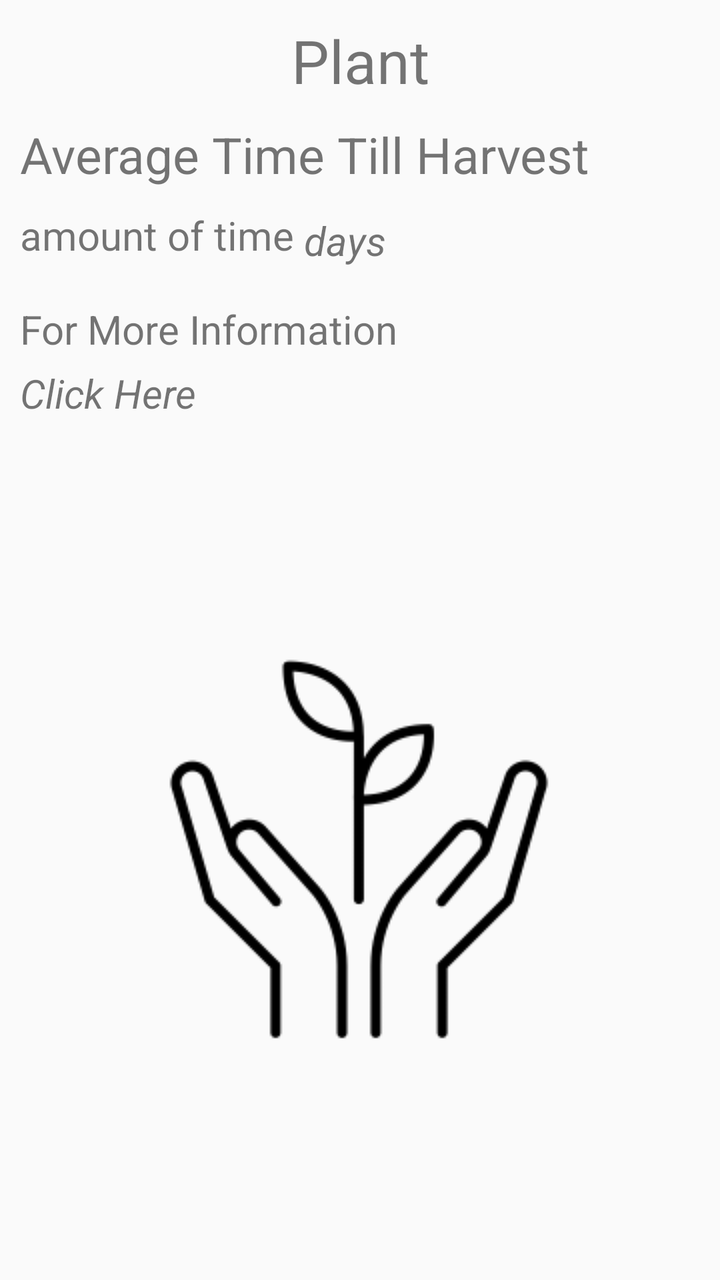
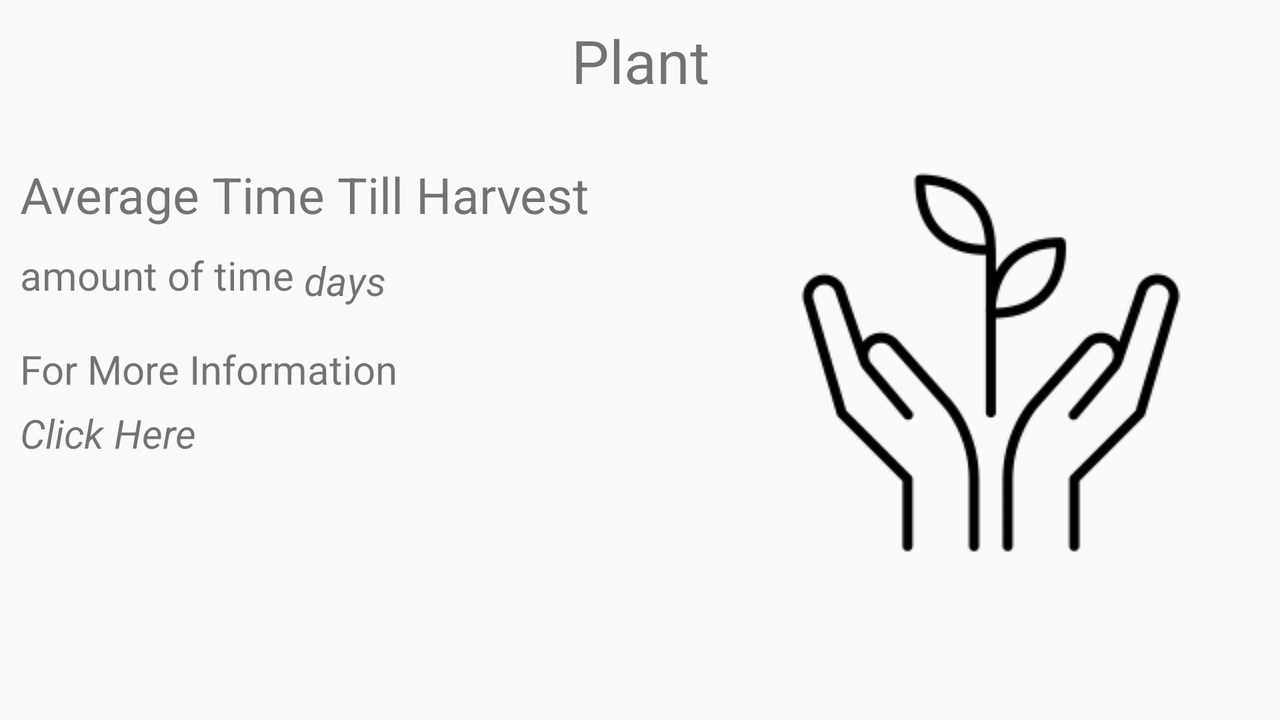

One screen, two layout resources from the same app: the default and the repository's alternative for another configuration. Each is rendered where Android would select it; the XML of both is given below.
<!-- AndroidManifest.xml: application theme AppTheme -->
<!-- res/layout/individual_advice.xml -->
<?xml version="1.0" encoding="utf-8"?>
<androidx.constraintlayout.widget.ConstraintLayout
    xmlns:android="http://schemas.android.com/apk/res/android"
    xmlns:app="http://schemas.android.com/apk/res-auto"
    xmlns:tools="http://schemas.android.com/tools"
    android:layout_width="match_parent"
    android:layout_height="match_parent">

    <TextView
        android:id="@+id/plant_header"
        android:layout_width="wrap_content"
        android:layout_height="wrap_content"
        android:layout_marginTop="10dp"
        android:text="@string/header_advice_plant"
        android:textSize="30sp"
        app:layout_constraintEnd_toEndOf="parent"
        app:layout_constraintStart_toStartOf="parent"
        app:layout_constraintTop_toTopOf="parent" />

    <TextView
        android:id="@+id/timeHeader"
        android:layout_width="0dp"
        android:layout_height="wrap_content"
        android:layout_marginStart="10dp"
        android:layout_marginLeft="10dp"
        android:layout_marginTop="10dp"
        android:layout_marginEnd="10dp"
        android:layout_marginRight="10dp"
        android:layout_marginBottom="5dp"
        android:text="@string/time_title"
        android:textSize="25sp"
        app:layout_constraintBottom_toTopOf="@+id/timeText"
        app:layout_constraintEnd_toEndOf="parent"
        app:layout_constraintHorizontal_bias="0.076"
        app:layout_constraintStart_toStartOf="parent"
        app:layout_constraintTop_toBottomOf="@+id/plant_header" />

    <TextView
        android:id="@+id/timeText"
        android:layout_width="wrap_content"
        android:layout_height="wrap_content"
        android:layout_marginStart="10dp"
        android:layout_marginLeft="10dp"
        android:layout_marginTop="5dp"
        android:layout_marginBottom="10dp"
        android:text="amount of time"
        android:textSize="20sp"
        app:layout_constraintBottom_toTopOf="@+id/infoHeader"
        app:layout_constraintEnd_toStartOf="@+id/textView5"
        app:layout_constraintStart_toStartOf="parent"
        app:layout_constraintTop_toBottomOf="@+id/timeHeader" />

    <TextView
        android:id="@+id/infoHeader"
        android:layout_width="0dp"
        android:layout_height="wrap_content"
        android:layout_marginStart="10dp"
        android:layout_marginLeft="10dp"
        android:layout_marginTop="10dp"
        android:layout_marginEnd="10dp"
        android:layout_marginRight="10dp"
        android:layout_marginBottom="5dp"
        android:text="@string/info_title"
        android:textSize="20sp"
        app:layout_constraintBottom_toTopOf="@+id/info_url"
        app:layout_constraintEnd_toEndOf="parent"
        app:layout_constraintHorizontal_bias="0.076"
        app:layout_constraintStart_toStartOf="parent"
        app:layout_constraintTop_toBottomOf="@+id/timeText" />

    <TextView
        android:id="@+id/info_url"
        android:layout_width="0dp"
        android:layout_height="wrap_content"
        android:layout_marginStart="10dp"
        android:layout_marginLeft="10dp"
        android:layout_marginTop="5dp"
        android:layout_marginEnd="10dp"
        android:layout_marginRight="10dp"
        android:text="@string/click_here"
        android:textSize="20sp"
        android:textStyle="italic"
        app:layout_constraintEnd_toEndOf="parent"
        app:layout_constraintStart_toStartOf="parent"
        app:layout_constraintTop_toBottomOf="@+id/infoHeader" />

    <TextView
        android:id="@+id/textView5"
        android:layout_width="wrap_content"
        android:layout_height="wrap_content"
        android:layout_marginStart="5dp"
        android:layout_marginLeft="5dp"
        android:layout_marginTop="5dp"
        android:layout_marginBottom="10dp"
        android:text="@string/days"
        android:textSize="20sp"
        android:textStyle="italic"
        app:layout_constraintBottom_toTopOf="@+id/infoHeader"
        app:layout_constraintStart_toEndOf="@+id/timeText"
        app:layout_constraintTop_toBottomOf="@+id/timeHeader" />

    <ImageView
        android:id="@+id/plant_image"
        android:layout_width="wrap_content"
        android:layout_height="wrap_content"
        app:layout_constraintBottom_toBottomOf="parent"
        app:layout_constraintEnd_toEndOf="parent"
        app:layout_constraintStart_toStartOf="parent"
        app:layout_constraintTop_toBottomOf="@+id/info_url"
        app:srcCompat="@drawable/garden" />
</androidx.constraintlayout.widget.ConstraintLayout>
<!-- resources referenced by this layout -->
<resources>
  <!-- drawable garden: png bitmap (drawable, 6247 bytes) -->
  <string name="click_here">Click Here</string>
  <string name="days">days</string>
  <string name="header_advice_plant">Plant</string>
  <string name="info_title">For More Information</string>
  <string name="time_title">Average Time Till Harvest</string>
  <style name="AppTheme" parent="Theme.AppCompat.Light.DarkActionBar">
          
          <item name="colorPrimary">#00897B</item>
          <item name="colorPrimaryDark">#004D40</item>
          <item name="colorAccent">#FDD835</item>
      </style>
</resources>
<!-- res/layout-land/individual_advice.xml (the repository's variant of the layout above) -->
<!-- drawn on the phone turned sideways -->
<?xml version="1.0" encoding="utf-8"?>
<androidx.constraintlayout.widget.ConstraintLayout
    xmlns:android="http://schemas.android.com/apk/res/android"
    xmlns:app="http://schemas.android.com/apk/res-auto"
    xmlns:tools="http://schemas.android.com/tools"
    android:layout_width="match_parent"
    android:layout_height="match_parent">

    <TextView
        android:id="@+id/plant_header"
        android:layout_width="wrap_content"
        android:layout_height="wrap_content"
        android:layout_marginTop="10dp"
        android:text="@string/header_advice_plant"
        android:textSize="30sp"
        app:layout_constraintEnd_toEndOf="parent"
        app:layout_constraintStart_toStartOf="parent"
        app:layout_constraintTop_toTopOf="parent" />

    <TextView
        android:id="@+id/timeHeader"
        android:layout_width="0dp"
        android:layout_height="wrap_content"
        android:layout_marginStart="10dp"
        android:layout_marginLeft="10dp"
        android:layout_marginTop="30dp"
        android:layout_marginEnd="10dp"
        android:layout_marginRight="10dp"
        android:layout_marginBottom="5dp"
        android:text="@string/time_title"
        android:textSize="25sp"
        app:layout_constraintBottom_toTopOf="@+id/timeText"
        app:layout_constraintEnd_toStartOf="@+id/plant_image"
        app:layout_constraintHorizontal_bias="0.076"
        app:layout_constraintStart_toStartOf="parent"
        app:layout_constraintTop_toBottomOf="@+id/plant_header" />

    <TextView
        android:id="@+id/timeText"
        android:layout_width="wrap_content"
        android:layout_height="wrap_content"
        android:layout_marginStart="10dp"
        android:layout_marginLeft="10dp"
        android:layout_marginTop="5dp"
        android:layout_marginBottom="10dp"
        android:text="amount of time"
        android:textSize="20sp"
        app:layout_constraintBottom_toTopOf="@+id/infoHeader"
        app:layout_constraintEnd_toStartOf="@+id/textView5"
        app:layout_constraintStart_toStartOf="parent"
        app:layout_constraintTop_toBottomOf="@+id/timeHeader" />

    <TextView
        android:id="@+id/infoHeader"
        android:layout_width="0dp"
        android:layout_height="wrap_content"
        android:layout_marginStart="10dp"
        android:layout_marginLeft="10dp"
        android:layout_marginTop="10dp"
        android:layout_marginEnd="10dp"
        android:layout_marginRight="10dp"
        android:layout_marginBottom="5dp"
        android:text="@string/info_title"
        android:textSize="20sp"
        app:layout_constraintBottom_toTopOf="@+id/info_url"
        app:layout_constraintEnd_toStartOf="@+id/plant_image"
        app:layout_constraintHorizontal_bias="0.076"
        app:layout_constraintStart_toStartOf="parent"
        app:layout_constraintTop_toBottomOf="@+id/timeText" />

    <TextView
        android:id="@+id/info_url"
        android:layout_width="0dp"
        android:layout_height="wrap_content"
        android:layout_marginStart="10dp"
        android:layout_marginLeft="10dp"
        android:layout_marginTop="5dp"
        android:layout_marginEnd="10dp"
        android:layout_marginRight="10dp"
        android:text="@string/click_here"
        android:textSize="20sp"
        android:textStyle="italic"
        app:layout_constraintEnd_toStartOf="@+id/plant_image"
        app:layout_constraintStart_toStartOf="parent"
        app:layout_constraintTop_toBottomOf="@+id/infoHeader" />

    <TextView
        android:id="@+id/textView5"
        android:layout_width="wrap_content"
        android:layout_height="wrap_content"
        android:layout_marginStart="5dp"
        android:layout_marginLeft="5dp"
        android:layout_marginTop="5dp"
        android:layout_marginBottom="10dp"
        android:text="@string/days"
        android:textSize="20sp"
        android:textStyle="italic"
        app:layout_constraintBottom_toTopOf="@+id/infoHeader"
        app:layout_constraintStart_toEndOf="@+id/timeText"
        app:layout_constraintTop_toBottomOf="@+id/timeHeader" />

    <ImageView
        android:id="@+id/plant_image"
        android:layout_width="wrap_content"
        android:layout_height="wrap_content"
        android:layout_marginEnd="44dp"
        android:layout_marginRight="44dp"
        app:layout_constraintBottom_toBottomOf="parent"
        app:layout_constraintEnd_toEndOf="parent"
        app:layout_constraintTop_toTopOf="parent"
        app:layout_constraintVertical_bias="0.511"
        app:srcCompat="@drawable/garden" />
</androidx.constraintlayout.widget.ConstraintLayout>
